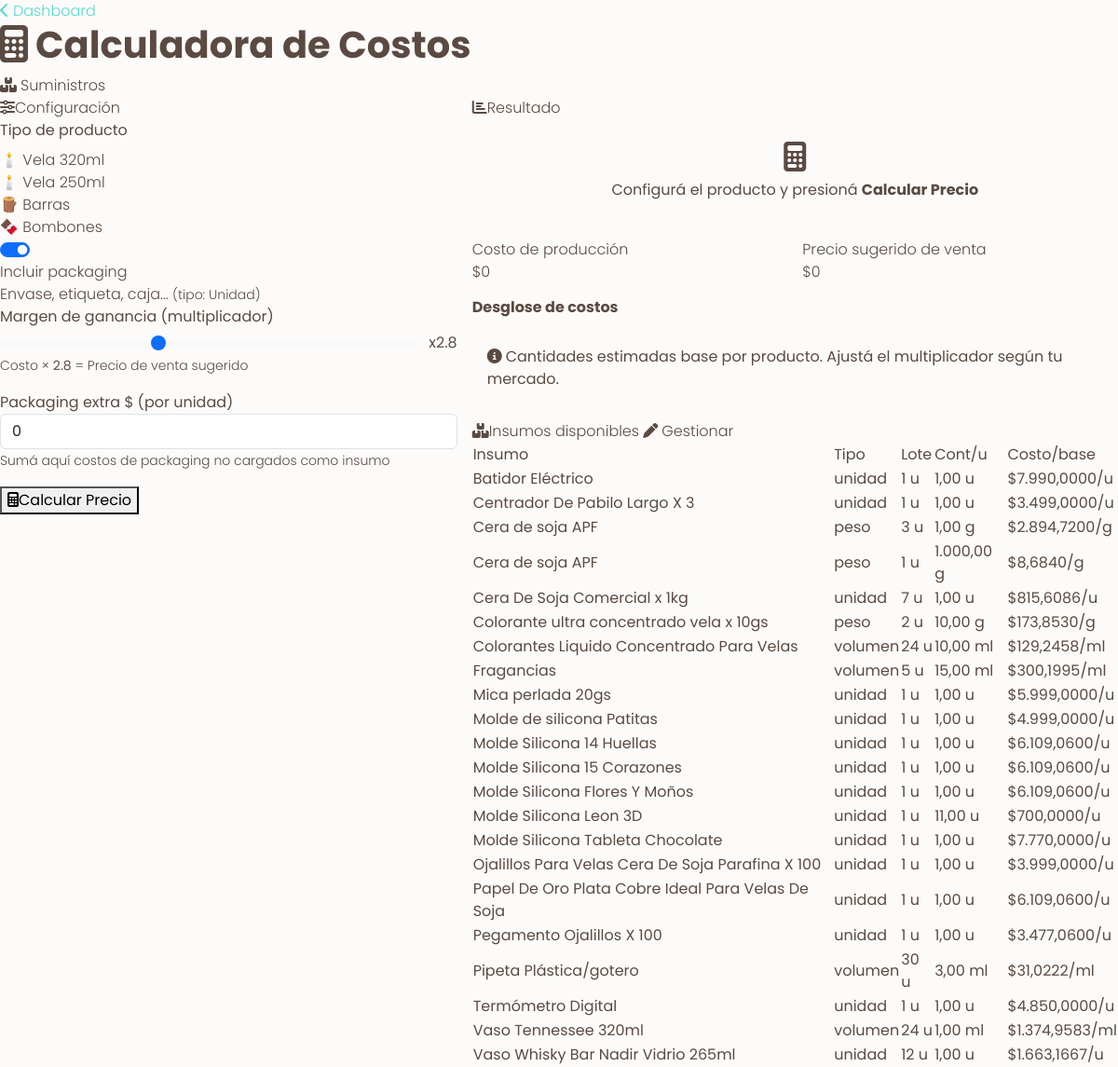
/admin/calculadora.php (signed in), run on an earlier commit of the app's database.
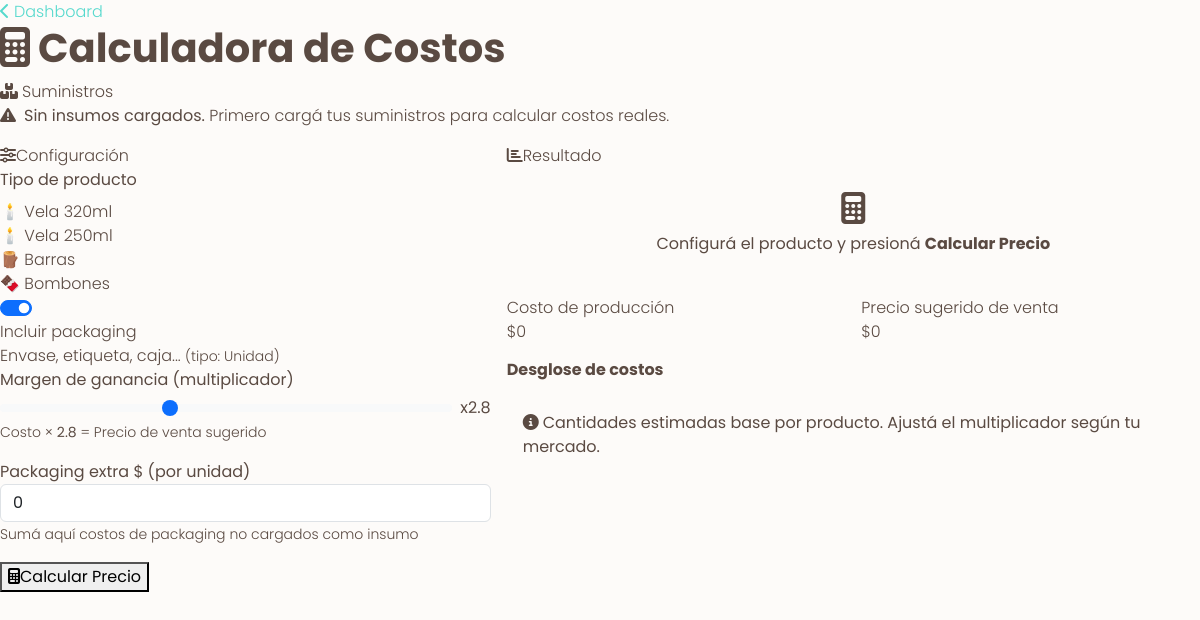
And on a later commit of the database.
### tables this page shows
CREATE TABLE IF NOT EXISTS `insumos` (
  `id` int(11) NOT NULL AUTO_INCREMENT,
  `nombre` varchar(100) NOT NULL,
  `tipo_unidad` enum('gr','ml','unidades') NOT NULL,
  `precio_lote` decimal(10,2) NOT NULL,
  `cantidad_lote` decimal(10,2) NOT NULL,
  `costo_unitario` decimal(10,4) GENERATED ALWAYS AS (`precio_lote` / `cantidad_lote`) VIRTUAL,
  `proveedor` varchar(100) DEFAULT NULL,
  `fecha_compra` date DEFAULT NULL,
  PRIMARY KEY (`id`)
);

### admin/calculadora.php (the view, shortened to what this page needs)
<?php
include("../conexion.php");
mysqli_query($conexion,"CREATE TABLE IF NOT EXISTS `insumos` (
  `id` int(11) NOT NULL AUTO_INCREMENT,
  `nombre` varchar(200) NOT NULL,
  `tipo` enum('unidad','volumen','peso') NOT NULL DEFAULT 'unidad',
  `precio_total_compra` decimal(10,2) NOT NULL DEFAULT 0,
  `cantidad_lote` decimal(10,2) NOT NULL DEFAULT 1,
  `contenido_por_unidad` decimal(10,4) NOT NULL DEFAULT 1,
  `proveedor` varchar(200) DEFAULT NULL,
  `fecha_compra` date DEFAULT NULL,
  `created_at` timestamp NOT NULL DEFAULT current_timestamp(),
  PRIMARY KEY (`id`)
) ENGINE=InnoDB DEFAULT CHARSET=utf8mb4 COLLATE=utf8mb4_general_ci");
$q_sum = mysqli_query($conexion,"SELECT * FROM insumos ORDER BY nombre ASC");
$suministros_list = [];
while($s = mysqli_fetch_assoc($q_sum)){
    $total_medida = (float)$s['cantidad_lote'] * (float)$s['contenido_por_unidad'];
    $s['costo_unit'] = $total_medida > 0 ? (float)$s['precio_total_compra'] / $total_medida : 0;
    $s['tipo_medida'] = $s['tipo'] === 'volumen' ? 'ml' : ($s['tipo'] === 'peso' ? 'gr' : 'unidad');
    $suministros_list[] = $s;
}
?>
<!DOCTYPE html><html lang="es"><head>
<link href="https://cdn.jsdelivr.net/npm/bootstrap@5.3.0/dist/css/bootstrap.min.css" rel="stylesheet">
<link rel="stylesheet" href="https://cdnjs.cloudflare.com/ajax/libs/font-awesome/6.5.0/css/all.min.css">
<link rel="stylesheet" href="../public/styles.css">
</head><body>
<div class="dash-header">
  <a href="../mostrar_contenido.php" ><i class="fa fa-chevron-left me-1"></i>Dashboard</a>
  <h1><i class="fa fa-calculator me-2"></i>Calculadora de Costos</h1>
  <a href="suministros.php" ><i class="fa fa-boxes-stacked me-1"></i>Suministros</a>
</div>
<div class="page-body">
<?php if(empty($suministros_list)): ?>
<div class="aviso mb-3"><i class="fa fa-triangle-exclamation me-2"></i><strong>Sin insumos cargados.</strong>
Primero <a href="suministros.php" >cargá tus suministros</a> para calcular costos reales.</div>
<?php endif; ?>
<div class="row g-3">
<div class="col-lg-5">
  <div class="panel">
    <div class="panel-title"><i class="fa fa-sliders"></i>Configuración</div>
    <label class="fl mb-2 d-block">Tipo de producto</label>
    <div class="prod-tabs" id="prodTabs">
      <div class="prod-tab active" data-prod="vela_320">🕯️ Vela 320ml</div>
      <div class="prod-tab" data-prod="vela_250">🕯️ Vela 250ml</div>
      <div class="prod-tab" data-prod="barras">🪵 Barras</div>
      <div class="prod-tab" data-prod="bombones">🍫 Bombones</div>
    </div>
    <div class="toggle-pack">
      <div class="form-check form-switch mb-0">
        <input class="form-check-input" type="checkbox" id="togglePack" checked>
      </div>
      <div>
        <div >Incluir packaging</div>
        <div >Envase, etiqueta, caja...&nbsp;<small >(tipo: Unidad)</small></div>
      </div>
    </div>
    <div class="mb-3">
      <label class="fl">Margen de ganancia (multiplicador)</label>
      <div class="d-flex align-items-center gap-2 mt-1">
        <input type="range" id="margenRange" min="1.5" max="5" step="0.1" value="2.8" class="form-range flex-fill">
        <span id="margenLabel" >x2.8</span>
      </div>
      <small >Costo × <span id="margenSmall">2.8</span> = Precio de venta sugerido</small>
    </div>
    <div class="mb-3">
      <label class="fl">Packaging extra $ (por unidad)</label>
      <input type="number" id="packManual" class="form-control fc-dark" value="0" min="0" step="100" placeholder="0">
      <small >Sumá aquí costos de packaging no cargados como insumo</small>
    </div>
    <button onclick="calcular()" class="btn-calc">
      <i class="fa fa-calculator"></i>Calcular Precio
    </button>
  </div>
</div>
<div class="col-lg-7">
  <div class="panel">
    <div class="panel-title"><i class="fa fa-chart-bar"></i>Resultado</div>
    <div id="resEmpty" class="text-center py-4">
      <i class="fa fa-calculator fa-2x d-block mb-2"></i>
      <p >Configurá el producto y presioná <strong >Calcular Precio</strong></p>
    </div>
    <div id="resBlock" >
      <div class="result-card mb-3">
        <div class="row g-3">
          <div class="col-6">
            <div class="label-small">Costo de producción</div>
            <div class="costo-total" id="costoDisplay">$0</div>
          </div>
          <div class="col-6">
            <div class="label-small">Precio sugerido de venta</div>
            <div class="precio-sugerido" id="precioDisplay">$0</div>
          </div>
        </div>
      </div>
      <div>
        <h6 >Desglose de costos</h6>
      </div>
      <div class="mt-3 p-3 rounded-3">
        <p ><i class="fa fa-circle-info me-1"></i>Cantidades estimadas base por producto. Ajustá el multiplicador según tu mercado.</p>
      </div>
    </div>
  </div>
  <?php if(!empty($suministros_list)): ?>
  <div class="panel">
    <div class="panel-title"><i class="fa fa-boxes-stacked"></i>Insumos disponibles
      <a href="suministros.php" ><i class="fa fa-pen me-1"></i>Gestionar</a>
    </div>
    <div ><table class="ins-tbl">
      <thead><tr>
        <th>Insumo</th><th>Tipo</th><th>Lote</th><th>Cont/u</th><th>Costo/base</th>
      </tr></thead>
      <tbody>
      <?php foreach($suministros_list as $sl):
        $ul = $sl['tipo']==='volumen'?'ml': ($sl['tipo']==='peso'?'g':'u');
        $bc = 'badge-'.$sl['tipo'];
      ?>
      <tr>
        <td ><?php echo htmlspecialchars($sl["nombre"]); ?></td>
        <td><span class="badge-tipo <?php echo $bc; ?>"><?php echo $sl["tipo"]; ?></span></td>
        <td ><?php echo number_format($sl['cantidad_lote'],0,',','.'); ?> u</td>
        <td ><?php echo number_format($sl['contenido_por_unidad'],2,',','.'); ?> <?php echo $ul; ?></td>
        <td >$<?php echo number_format($sl["costo_unit"],4,",","."); ?>/<?php echo $ul; ?></td>
      </tr>
      <?php endforeach; ?>
      </tbody>
    </table></div>
  </div>
  <?php endif; ?>
</div>
</div>
</div>
</body></html>

### public/styles.css (style rules this page uses)
:root { --color-fondo: #FDFBF9; --color-blanco: #FFFFFF; --color-rojo: #F2385A; --color-naranja: #F5A503; --color-turquesa: #56D9CD; --color-azul-oscuro: #5A4A42; --color-text-main: #5A4A42; --color-tierra-oscuro: #5A4A42; --color-tierra-medio: #D7CCC8; --border-radius-main: 25px; --box-shadow-main: 0 4px 15px rgba(0, 0, 0, 0.05); --transition-main: all 0.3s ease; }
body { background-color: var(--color-fondo); color: var(--color-text-main); font-family: 'Poppins', sans-serif; font-weight: 300; margin: 0; padding: 0; }
h1, h2, h3, h4, h5, h6 { font-family: 'Poppins', sans-serif; font-weight: 700; color: var(--color-text-main); }
p, span, td, th, label, input, select, textarea { font-family: 'Poppins', sans-serif; font-weight: 400; }
a { color: var(--color-text-main); text-decoration: none; transition: var(--transition-main); }

What changed in the data, as far as the page shows it:
removed insumos: nombre "Batidor Eléctrico", tipo "unidad", cantidad_lote "1", contenido_por_unidad "1,00", tipo "u", costo_unit "7.990,0000"
removed insumos: nombre "Centrador De Pabilo Largo X 3", tipo "unidad", cantidad_lote "1", contenido_por_unidad "1,00", tipo "u", costo_unit "3.499,0000"
removed insumos: nombre "Cera de soja APF", tipo "peso", cantidad_lote "3", contenido_por_unidad "1,00", tipo "g", costo_unit "2.894,7200"
removed insumos: nombre "Cera de soja APF", tipo "peso", cantidad_lote "1", contenido_por_unidad "1.000,00", tipo "g", costo_unit "8,6840"
removed insumos: nombre "Cera De Soja Comercial x 1kg", tipo "unidad", cantidad_lote "7", contenido_por_unidad "1,00", tipo "u", costo_unit "815,6086"
removed insumos: nombre "Colorante ultra concentrado vela x 10gs", tipo "peso", cantidad_lote "2", contenido_por_unidad "10,00", tipo "g", costo_unit "173,8530"
removed insumos: nombre "Colorantes Liquido Concentrado Para Velas", tipo "volumen", cantidad_lote "24", contenido_por_unidad "10,00", tipo "ml", costo_unit "129,2458"
removed insumos: nombre "Fragancias", tipo "volumen", cantidad_lote "5", contenido_por_unidad "15,00", tipo "ml", costo_unit "300,1995"
removed insumos: nombre "Mica perlada 20gs", tipo "unidad", cantidad_lote "1", contenido_por_unidad "1,00", tipo "u", costo_unit "5.999,0000"
removed insumos: nombre "Molde de silicona Patitas", tipo "unidad", cantidad_lote "1", contenido_por_unidad "1,00", tipo "u", costo_unit "4.999,0000"
removed insumos: nombre "Molde Silicona 14 Huellas", tipo "unidad", cantidad_lote "1", contenido_por_unidad "1,00", tipo "u", precio_total_compra "6.109,0600"
removed insumos: nombre "Molde Silicona 15 Corazones", tipo "unidad", cantidad_lote "1", contenido_por_unidad "1,00", tipo "u", precio_total_compra "6.109,0600"
removed insumos: nombre "Molde Silicona Flores Y Moños", tipo "unidad", cantidad_lote "1", contenido_por_unidad "1,00", tipo "u", precio_total_compra "6.109,0600"
removed insumos: nombre "Molde Silicona Leon 3D", tipo "unidad", cantidad_lote "1", contenido_por_unidad "11,00", tipo "u", costo_unit "700,0000"
removed insumos: nombre "Molde Silicona Tableta Chocolate", tipo "unidad", cantidad_lote "1", contenido_por_unidad "1,00", tipo "u", precio_total_compra "7.770,0000"
removed insumos: nombre "Ojalillos Para Velas Cera De Soja Parafina X 100", tipo "unidad", cantidad_lote "1", contenido_por_unidad "1,00", tipo "u", precio_total_compra "3.999,0000"
removed insumos: nombre "Papel De Oro Plata Cobre Ideal Para Velas De Soja", tipo "unidad", cantidad_lote "1", contenido_por_unidad "1,00", tipo "u", precio_total_compra "6.109,0600"
removed insumos: nombre "Pegamento Ojalillos X 100", tipo "unidad", cantidad_lote "1", contenido_por_unidad "1,00", tipo "u", precio_total_compra "3.477,0600"
removed insumos: nombre "Pipeta Plástica/gotero", tipo "volumen", cantidad_lote "30", contenido_por_unidad "3,00", tipo "ml", costo_unit "31,0222"
removed insumos: nombre "Termómetro Digital", tipo "unidad", cantidad_lote "1", contenido_por_unidad "1,00", tipo "u", precio_total_compra "4.850,0000"
removed insumos: nombre "Vaso Tennessee 320ml", tipo "volumen", cantidad_lote "24", contenido_por_unidad "1,00", tipo "ml", costo_unit "1.374,9583"
removed insumos: nombre "Vaso Whisky Bar Nadir Vidrio 265ml", tipo "unidad", cantidad_lote "12", contenido_por_unidad "1,00", tipo "u", costo_unit "1.663,1667"
Also different on the page:
text no longer shown: "Insumos disponibles Gestionar Insumo Tipo Lote Cont/u Costo/base"
text now shown: "Sin insumos cargados. Primero cargá tus suministros para calcular costos reales."
